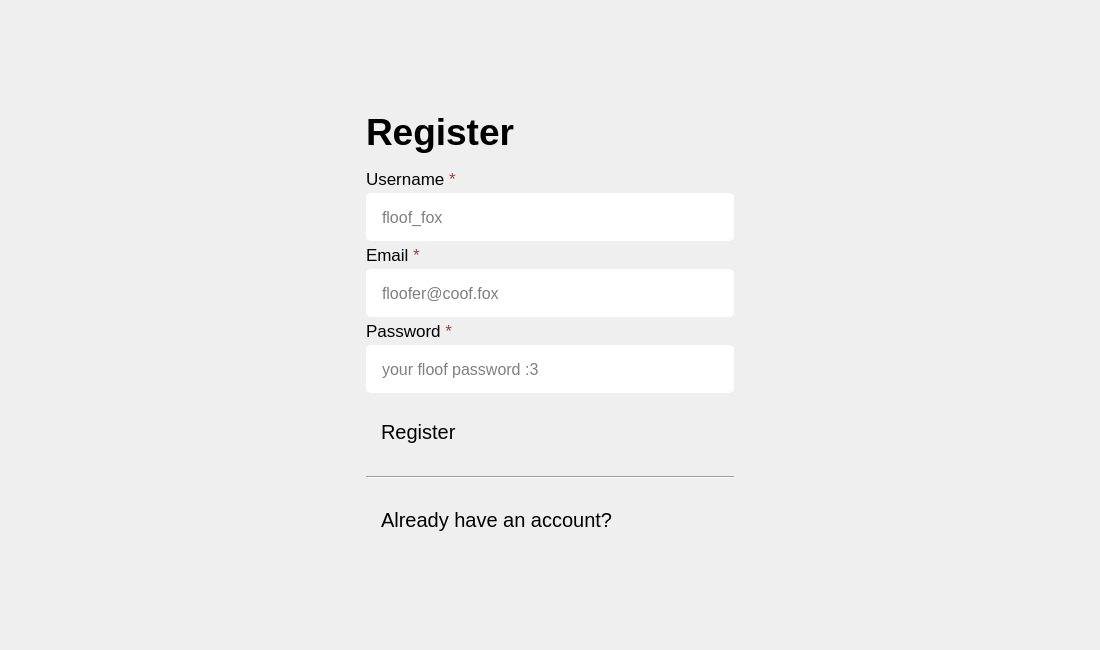
<?xml version="1.0" encoding="UTF-8"?>
<ui version="4.0">
 <class>FoxogramSignupUi</class>
 <widget class="QWidget" name="FoxogramSignupUi">
  <property name="geometry">
   <rect>
    <x>0</x>
    <y>0</y>
    <width>1100</width>
    <height>650</height>
   </rect>
  </property>
  <property name="sizePolicy">
   <sizepolicy hsizetype="Fixed" vsizetype="Fixed">
    <horstretch>0</horstretch>
    <verstretch>0</verstretch>
   </sizepolicy>
  </property>
  <property name="minimumSize">
   <size>
    <width>1100</width>
    <height>650</height>
   </size>
  </property>
  <property name="baseSize">
   <size>
    <width>0</width>
    <height>0</height>
   </size>
  </property>
  <property name="windowTitle">
   <string>Form</string>
  </property>
  <property name="styleSheet">
   <string notr="true"/>
  </property>
  <layout class="QGridLayout" name="gridLayout" rowstretch="0,0,0" columnstretch="0,0,0">
   <item row="1" column="0">
    <spacer name="horizontalSpacer">
     <property name="orientation">
      <enum>Qt::Orientation::Horizontal</enum>
     </property>
     <property name="sizeHint" stdset="0">
      <size>
       <width>40</width>
       <height>20</height>
      </size>
     </property>
    </spacer>
   </item>
   <item row="1" column="1">
    <layout class="QVBoxLayout" name="verticalLayout_2" stretch="0,0,0">
     <property name="spacing">
      <number>8</number>
     </property>
     <item>
      <layout class="QVBoxLayout" name="verticalLayout_8" stretch="48,257,48">
       <property name="spacing">
        <number>15</number>
       </property>
       <item>
        <widget class="QLabel" name="signupLabel">
         <property name="sizePolicy">
          <sizepolicy hsizetype="Preferred" vsizetype="Preferred">
           <horstretch>0</horstretch>
           <verstretch>0</verstretch>
          </sizepolicy>
         </property>
         <property name="sizeIncrement">
          <size>
           <width>0</width>
           <height>0</height>
          </size>
         </property>
         <property name="font">
          <font>
           <pointsize>28</pointsize>
          </font>
         </property>
         <property name="styleSheet">
          <string notr="true"/>
         </property>
         <property name="text">
          <string>&lt;b&gt;Register&lt;b&gt;</string>
         </property>
         <property name="scaledContents">
          <bool>false</bool>
         </property>
        </widget>
       </item>
       <item>
        <layout class="QVBoxLayout" name="verticalLayout_3" stretch="83,83,83">
         <property name="spacing">
          <number>4</number>
         </property>
         <item>
          <layout class="QVBoxLayout" name="verticalLayout_5">
           <property name="spacing">
            <number>4</number>
           </property>
           <item>
            <widget class="QLabel" name="usernameLabel">
             <property name="sizePolicy">
              <sizepolicy hsizetype="Preferred" vsizetype="Preferred">
               <horstretch>0</horstretch>
               <verstretch>0</verstretch>
              </sizepolicy>
             </property>
             <property name="font">
              <font>
               <pointsize>13</pointsize>
              </font>
             </property>
             <property name="text">
              <string>Username &lt;span style=&quot; color:#a53f3f;&quot;&gt;*&lt;/span&gt;</string>
             </property>
             <property name="wordWrap">
              <bool>false</bool>
             </property>
            </widget>
           </item>
           <item>
            <widget class="QLineEdit" name="usernameInput">
             <property name="sizePolicy">
              <sizepolicy hsizetype="Fixed" vsizetype="Fixed">
               <horstretch>0</horstretch>
               <verstretch>0</verstretch>
              </sizepolicy>
             </property>
             <property name="minimumSize">
              <size>
               <width>368</width>
               <height>48</height>
              </size>
             </property>
             <property name="font">
              <font>
               <pointsize>12</pointsize>
              </font>
             </property>
             <property name="styleSheet">
              <string notr="true">padding-left: 14;
border: 1px solid &quot;#606060&quot;;
border-radius: 5;</string>
             </property>
             <property name="inputMethodHints">
              <set>Qt::InputMethodHint::ImhLatinOnly</set>
             </property>
             <property name="placeholderText">
              <string>floof_fox</string>
             </property>
            </widget>
           </item>
          </layout>
         </item>
         <item>
          <layout class="QVBoxLayout" name="verticalLayout_6">
           <property name="spacing">
            <number>4</number>
           </property>
           <item>
            <widget class="QLabel" name="emailLabel">
             <property name="sizePolicy">
              <sizepolicy hsizetype="Preferred" vsizetype="Preferred">
               <horstretch>0</horstretch>
               <verstretch>0</verstretch>
              </sizepolicy>
             </property>
             <property name="font">
              <font>
               <pointsize>13</pointsize>
              </font>
             </property>
             <property name="text">
              <string>Email &lt;span style=&quot; color:#a53f3f;&quot;&gt;*&lt;/span&gt;</string>
             </property>
             <property name="wordWrap">
              <bool>false</bool>
             </property>
            </widget>
           </item>
           <item>
            <widget class="QLineEdit" name="emailInput">
             <property name="sizePolicy">
              <sizepolicy hsizetype="Fixed" vsizetype="Fixed">
               <horstretch>0</horstretch>
               <verstretch>0</verstretch>
              </sizepolicy>
             </property>
             <property name="minimumSize">
              <size>
               <width>368</width>
               <height>48</height>
              </size>
             </property>
             <property name="font">
              <font>
               <pointsize>12</pointsize>
              </font>
             </property>
             <property name="styleSheet">
              <string notr="true">padding-left: 14;
border: 1px solid &quot;#606060&quot;;
border-radius: 5;</string>
             </property>
             <property name="inputMethodHints">
              <set>Qt::InputMethodHint::ImhEmailCharactersOnly</set>
             </property>
             <property name="placeholderText">
              <string>floofer@coof.fox</string>
             </property>
            </widget>
           </item>
          </layout>
         </item>
         <item>
          <layout class="QVBoxLayout" name="verticalLayout_7">
           <property name="spacing">
            <number>4</number>
           </property>
           <item>
            <widget class="QLabel" name="passwordLabel">
             <property name="sizePolicy">
              <sizepolicy hsizetype="Preferred" vsizetype="Preferred">
               <horstretch>0</horstretch>
               <verstretch>0</verstretch>
              </sizepolicy>
             </property>
             <property name="font">
              <font>
               <pointsize>13</pointsize>
              </font>
             </property>
             <property name="text">
              <string>Password &lt;span style=&quot; color:#a53f3f;&quot;&gt;*&lt;/span&gt;</string>
             </property>
            </widget>
           </item>
           <item>
            <widget class="QLineEdit" name="passwordInput">
             <property name="sizePolicy">
              <sizepolicy hsizetype="Fixed" vsizetype="Fixed">
               <horstretch>0</horstretch>
               <verstretch>0</verstretch>
              </sizepolicy>
             </property>
             <property name="minimumSize">
              <size>
               <width>368</width>
               <height>48</height>
              </size>
             </property>
             <property name="font">
              <font>
               <pointsize>12</pointsize>
              </font>
             </property>
             <property name="styleSheet">
              <string notr="true">padding-left: 14;
border: 1px solid &quot;#606060&quot;;
border-radius: 5;</string>
             </property>
             <property name="inputMethodHints">
              <set>Qt::InputMethodHint::ImhSensitiveData</set>
             </property>
             <property name="placeholderText">
              <string>your floof password :3</string>
             </property>
            </widget>
           </item>
          </layout>
         </item>
        </layout>
       </item>
       <item>
        <widget class="QPushButton" name="registerButton">
         <property name="sizePolicy">
          <sizepolicy hsizetype="Fixed" vsizetype="Fixed">
           <horstretch>0</horstretch>
           <verstretch>0</verstretch>
          </sizepolicy>
         </property>
         <property name="minimumSize">
          <size>
           <width>368</width>
           <height>48</height>
          </size>
         </property>
         <property name="font">
          <font>
           <pointsize>15</pointsize>
          </font>
         </property>
         <property name="styleSheet">
          <string notr="true">color: &quot;#000000&quot;;
Text-align: left;
padding-left: 15;
padding-right: 14px;
border-radius: 5;
background-color: &quot;#ececec&quot;;
background-image: url(:/assets/arrow.forward.svg);
background-repeat: no-repeat;
background-position: center right;
background-origin: content;</string>
         </property>
         <property name="text">
          <string>Register</string>
         </property>
        </widget>
       </item>
      </layout>
     </item>
     <item>
      <layout class="QVBoxLayout" name="verticalLayout_9">
       <property name="spacing">
        <number>0</number>
       </property>
       <item>
        <spacer name="verticalSpacer_3">
         <property name="orientation">
          <enum>Qt::Orientation::Vertical</enum>
         </property>
         <property name="sizeType">
          <enum>QSizePolicy::Policy::Fixed</enum>
         </property>
         <property name="sizeHint" stdset="0">
          <size>
           <width>20</width>
           <height>12</height>
          </size>
         </property>
        </spacer>
       </item>
       <item>
        <widget class="Line" name="line_2">
         <property name="orientation">
          <enum>Qt::Orientation::Horizontal</enum>
         </property>
        </widget>
       </item>
       <item>
        <spacer name="verticalSpacer_4">
         <property name="orientation">
          <enum>Qt::Orientation::Vertical</enum>
         </property>
         <property name="sizeType">
          <enum>QSizePolicy::Policy::Fixed</enum>
         </property>
         <property name="sizeHint" stdset="0">
          <size>
           <width>20</width>
           <height>13</height>
          </size>
         </property>
        </spacer>
       </item>
      </layout>
     </item>
     <item>
      <widget class="QPushButton" name="loginButton">
       <property name="sizePolicy">
        <sizepolicy hsizetype="Fixed" vsizetype="Fixed">
         <horstretch>0</horstretch>
         <verstretch>0</verstretch>
        </sizepolicy>
       </property>
       <property name="minimumSize">
        <size>
         <width>368</width>
         <height>40</height>
        </size>
       </property>
       <property name="font">
        <font>
         <pointsize>15</pointsize>
        </font>
       </property>
       <property name="styleSheet">
        <string notr="true">Text-align: left;
padding-left: 15px;
padding-right: 14px;
border: 1px solid &quot;#303030&quot;;
border-radius: 5;
background-image: url(:/assets/person.svg);
background-repeat: no-repeat;
background-position: center right;
background-origin: content;</string>
       </property>
       <property name="text">
        <string>Already have an account?</string>
       </property>
       <property name="flat">
        <bool>false</bool>
       </property>
      </widget>
     </item>
    </layout>
   </item>
   <item row="1" column="2">
    <spacer name="horizontalSpacer_2">
     <property name="orientation">
      <enum>Qt::Orientation::Horizontal</enum>
     </property>
     <property name="sizeHint" stdset="0">
      <size>
       <width>40</width>
       <height>20</height>
      </size>
     </property>
    </spacer>
   </item>
   <item row="0" column="1">
    <spacer name="verticalSpacer">
     <property name="orientation">
      <enum>Qt::Orientation::Vertical</enum>
     </property>
     <property name="sizeHint" stdset="0">
      <size>
       <width>20</width>
       <height>40</height>
      </size>
     </property>
    </spacer>
   </item>
   <item row="2" column="1">
    <spacer name="verticalSpacer_2">
     <property name="orientation">
      <enum>Qt::Orientation::Vertical</enum>
     </property>
     <property name="sizeHint" stdset="0">
      <size>
       <width>20</width>
       <height>40</height>
      </size>
     </property>
    </spacer>
   </item>
  </layout>
 </widget>
 <resources>
  <include location="assets.qrc"/>
 </resources>
 <connections/>
</ui>
